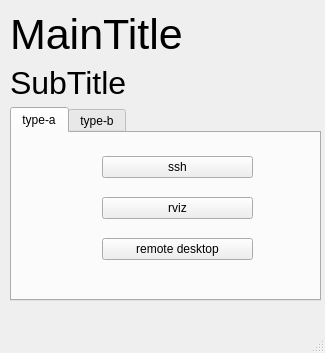
<?xml version="1.0" encoding="UTF-8"?>
<ui version="4.0">
 <class>MainWindow</class>
 <widget class="QMainWindow" name="MainWindow">
  <property name="geometry">
   <rect>
    <x>0</x>
    <y>0</y>
    <width>325</width>
    <height>353</height>
   </rect>
  </property>
  <property name="windowTitle">
   <string>MainWindow</string>
  </property>
  <widget class="QWidget" name="centralwidget">
   <widget class="QWidget" name="verticalLayoutWidget">
    <property name="geometry">
     <rect>
      <x>10</x>
      <y>10</y>
      <width>311</width>
      <height>291</height>
     </rect>
    </property>
    <layout class="QVBoxLayout" name="verticalLayout">
     <item>
      <widget class="QLabel" name="label_2">
       <property name="font">
        <font>
         <pointsize>32</pointsize>
        </font>
       </property>
       <property name="text">
        <string>MainTitle</string>
       </property>
      </widget>
     </item>
     <item>
      <widget class="QLabel" name="label">
       <property name="font">
        <font>
         <pointsize>24</pointsize>
        </font>
       </property>
       <property name="text">
        <string>SubTitle</string>
       </property>
      </widget>
     </item>
     <item>
      <widget class="QTabWidget" name="tabWidget">
       <property name="currentIndex">
        <number>0</number>
       </property>
       <widget class="QWidget" name="tab">
        <attribute name="icon">
         <iconset>
          <normaloff>red.png</normaloff>red.png</iconset>
        </attribute>
        <attribute name="title">
         <string>type-a</string>
        </attribute>
        <widget class="QWidget" name="verticalLayoutWidget_2">
         <property name="geometry">
          <rect>
           <x>90</x>
           <y>10</y>
           <width>151</width>
           <height>131</height>
          </rect>
         </property>
         <layout class="QVBoxLayout" name="verticalLayout_2">
          <item>
           <widget class="QPushButton" name="pushButton_ssh">
            <property name="text">
             <string>ssh</string>
            </property>
           </widget>
          </item>
          <item>
           <widget class="QPushButton" name="pushButton_rviz">
            <property name="text">
             <string>rviz</string>
            </property>
           </widget>
          </item>
          <item>
           <widget class="QPushButton" name="pushButton_rd">
            <property name="text">
             <string>remote desktop</string>
            </property>
           </widget>
          </item>
         </layout>
        </widget>
       </widget>
       <widget class="QWidget" name="tab_2">
        <attribute name="icon">
         <iconset>
          <normaloff>red.png</normaloff>red.png</iconset>
        </attribute>
        <attribute name="title">
         <string>type-b</string>
        </attribute>
        <widget class="QWidget" name="horizontalLayoutWidget">
         <property name="geometry">
          <rect>
           <x>9</x>
           <y>40</y>
           <width>291</width>
           <height>80</height>
          </rect>
         </property>
         <layout class="QHBoxLayout" name="horizontalLayout">
          <item>
           <widget class="QComboBox" name="comboBox"/>
          </item>
          <item>
           <widget class="QPushButton" name="pushButton_commit">
            <property name="text">
             <string>commit</string>
            </property>
           </widget>
          </item>
         </layout>
        </widget>
       </widget>
      </widget>
     </item>
    </layout>
   </widget>
  </widget>
  <widget class="QMenuBar" name="menubar">
   <property name="geometry">
    <rect>
     <x>0</x>
     <y>0</y>
     <width>325</width>
     <height>28</height>
    </rect>
   </property>
  </widget>
  <widget class="QStatusBar" name="statusbar"/>
 </widget>
 <resources/>
 <connections/>
</ui>
